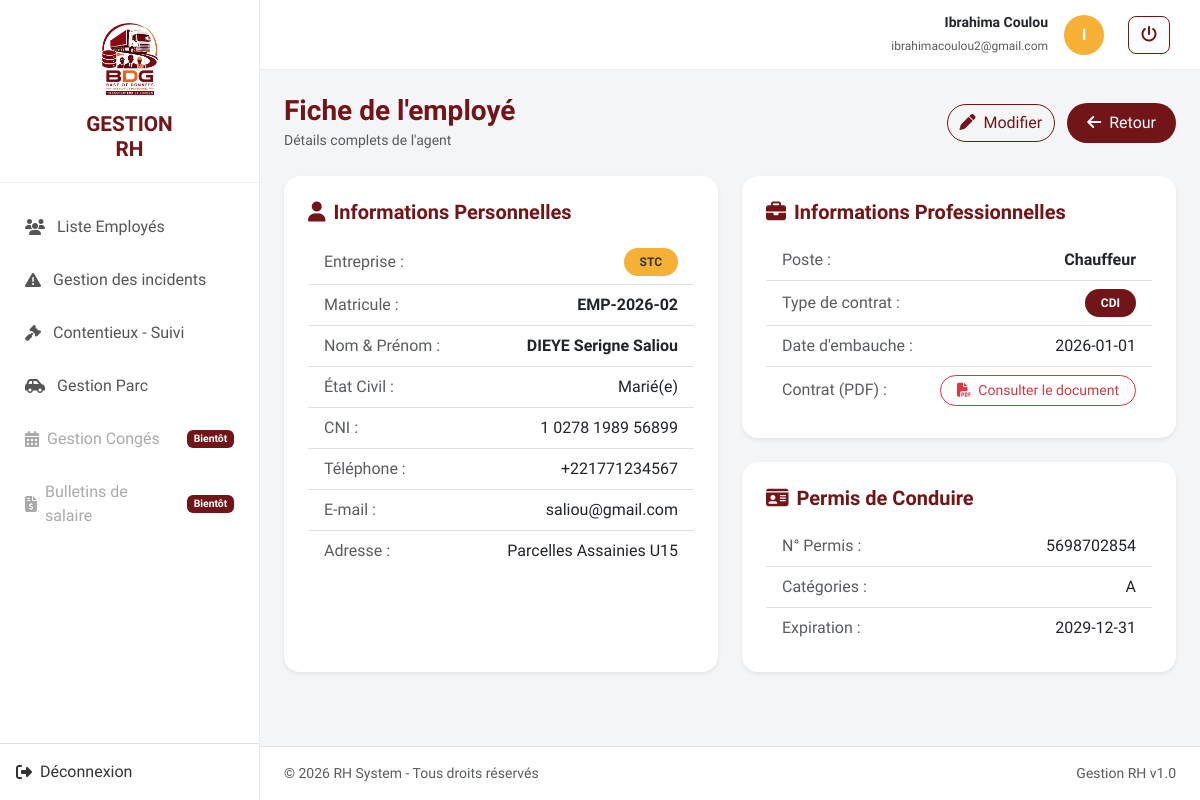
Screenshot of /gestion_personnel/index.php?action=show&id=2 (signed in) with the database file from the repository.
### tables this page shows
CREATE TABLE `employees` (
  `id` int(11) NOT NULL,
  `entreprise` varchar(50) NOT NULL DEFAULT 'STC',
  `matricule` varchar(20) NOT NULL,
  `nom` varchar(50) NOT NULL,
  `prenom` varchar(50) NOT NULL,
  `email` varchar(150) DEFAULT NULL,
  `etat_civil` varchar(50) DEFAULT NULL,
  `adresse` varchar(255) DEFAULT NULL,
  `telephone` varchar(50) DEFAULT NULL,
  `cni` varchar(50) DEFAULT NULL,
  `date_embauche` date DEFAULT NULL,
  `type_contrat` enum('CDD','CDI','Stage','Autre') NOT NULL DEFAULT 'CDI',
  `numero_permis` varchar(50) DEFAULT NULL,
  `categories_permis` varchar(50) DEFAULT NULL,
  `date_expiration_permis` date DEFAULT NULL,
  `intitule_poste` varchar(150) DEFAULT NULL,
  `contrat_pdf` varchar(255) DEFAULT NULL,
  `created_at` timestamp NOT NULL DEFAULT current_timestamp()
);

### gestion_personnel/controllers/EmployeeController.php (called while the page is built, shortened)
<?php
require_once __DIR__ . '/../config/database.php';
require_once __DIR__ . '/../models/Employee.php';
class EmployeeController {
    private $employee;
    public function __construct() {
        $database = new Database();
        $this->db = $database->getConnection();
        $this->employee = new Employee($this->db);
    }
    public function show() {
        $id = $_GET['id'] ?? null;
        $employee = $this->employee->getById($id);
        require_once __DIR__ . '/../views/employees/show.php';
    }
}

### gestion_personnel/config/database.php (called while the page is built, shortened)
<?php
class Database {
    private $host = "localhost";
    private $db_name = "gestion_personnel";
    private $username = "root";
    private $password = "";
    public function getConnection() {
        $this->conn = null;
        try {
            $this->conn = new PDO(
                "mysql:host=" . $this->host . ";dbname=" . $this->db_name . ";charset=utf8mb4",
                $this->username,
                $this->password,
                [
                    PDO::ATTR_ERRMODE => PDO::ERRMODE_EXCEPTION,
                    PDO::ATTR_DEFAULT_FETCH_MODE => PDO::FETCH_ASSOC
                ]
            );
        } catch (PDOException $exception) {
            echo "Erreur de connexion : " . $exception->getMessage();
        }
        return $this->conn;
    }
}

### gestion_personnel/models/Employee.php (called while the page is built, shortened)
<?php
class Employee {
    private $conn;
    private $table = "employees";
    public function __construct($db) {
        $this->conn = $db;
    }
    public function getById($id) {
        $query = "SELECT * FROM " . $this->table . " WHERE id = :id LIMIT 1";
        $stmt = $this->conn->prepare($query);
        $stmt->bindValue(':id', $id, PDO::PARAM_INT);
        $stmt->execute();
        return $stmt->fetch();
    }
}

### gestion_personnel/views/employees/show.php (the view)
<?php include __DIR__ . '/../layout/header.php'; ?>
<div class="d-flex justify-content-between align-items-center mb-4">
    <div>
        <h3 class="fw-bold m-0" style="color: var(--primary-color);">Fiche de l'employé</h3>
        <small class="text-muted">Détails complets de l'agent</small>
    </div>
    <div>
        <a href="index.php?action=edit&id=<?= $employee['id'] ?>" class="btn rounded-pill me-2" style="border: 1px solid var(--primary-color); color: var(--primary-color); background-color: transparent;">
            <i class="fa-solid fa-pen me-1"></i> Modifier
        </a>
        <a href="index.php" class="btn btn-custom-primary">
            <i class="fa-solid fa-arrow-left me-1"></i> Retour
        </a>
    </div>
</div>
<div class="row g-4">
    <div class="col-md-6">
        <div class="card border-0 shadow-sm rounded-4 h-100">
            <div class="card-body p-4">
                <h5 class="fw-bold mb-3" style="color: var(--primary-color);">
                    <i class="fa-solid fa-user me-2"></i>Informations Personnelles
                </h5>
                <ul class="list-group list-group-flush">
                    <li class="list-group-item d-flex justify-content-between align-items-center">
                        <span class="text-muted">Entreprise :</span>
                        <span class="badge fw-semibold px-3 py-2 rounded-pill" style="background-color: var(--accent-color); color: #333;">
                            <?= htmlspecialchars($employee['entreprise'] ?? '-') ?>
                        </span>
                    </li>
                    <li class="list-group-item d-flex justify-content-between">
                        <span class="text-muted">Matricule :</span>
                        <strong class="text-dark"><?= htmlspecialchars($employee['matricule']) ?></strong>
                    </li>
                    <li class="list-group-item d-flex justify-content-between">
                        <span class="text-muted">Nom & Prénom :</span>
                        <strong><?= htmlspecialchars($employee['nom'] . ' ' . $employee['prenom']) ?></strong>
                    </li>
                    <li class="list-group-item d-flex justify-content-between">
                        <span class="text-muted">État Civil :</span>
                        <span><?= htmlspecialchars($employee['etat_civil'] ?? '-') ?></span>
                    </li>
                    <li class="list-group-item d-flex justify-content-between">
                        <span class="text-muted">CNI :</span>
                        <span><?= htmlspecialchars($employee['cni'] ?? '-') ?></span>
                    </li>
                    <li class="list-group-item d-flex justify-content-between">
                        <span class="text-muted">Téléphone :</span>
                        <span><?= htmlspecialchars($employee['telephone'] ?? '-') ?></span>
                    </li>
                    <li class="list-group-item d-flex justify-content-between">
                        <span class="text-muted">E-mail :</span>
                        <span><?= htmlspecialchars($employee['email'] ?? '-') ?></span>
                    </li>
                    <li class="list-group-item d-flex justify-content-between">
                        <span class="text-muted">Adresse :</span>
                        <span><?= htmlspecialchars($employee['adresse'] ?? '-') ?></span>
                    </li>
                </ul>
            </div>
        </div>
    </div>
    <div class="col-md-6">
        <div class="card border-0 shadow-sm rounded-4 mb-4">
            <div class="card-body p-4">
                <h5 class="fw-bold mb-3" style="color: var(--primary-color);">
                    <i class="fa-solid fa-briefcase me-2"></i>Informations Professionnelles
                </h5>
                <ul class="list-group list-group-flush">
                    <li class="list-group-item d-flex justify-content-between">
                        <span class="text-muted">Poste :</span>
                        <strong><?= htmlspecialchars($employee['intitule_poste'] ?? '-') ?></strong>
                    </li>
                    <li class="list-group-item d-flex justify-content-between align-items-center">
                        <span class="text-muted">Type de contrat :</span>
                        <span class="badge fw-semibold px-3 py-2 rounded-pill" style="background-color: var(--primary-color); color: #ffffff;">
                            <?= htmlspecialchars($employee['type_contrat']) ?>
                        </span>
                    </li>
                    <li class="list-group-item d-flex justify-content-between">
                        <span class="text-muted">Date d'embauche :</span>
                        <span><?= htmlspecialchars($employee['date_embauche'] ?? '-') ?></span>
                    </li>
                    <li class="list-group-item d-flex justify-content-between align-items-center">
                        <span class="text-muted">Contrat (PDF) :</span>
                        <?php if (!empty($employee['contrat_pdf'])): ?>
                            <a href="uploads/contracts/<?= htmlspecialchars($employee['contrat_pdf']) ?>" target="_blank" class="btn btn-sm btn-outline-danger rounded-pill px-3">
                                <i class="fa-solid fa-file-pdf me-1"></i> Consulter le document
                            </a>
                        <?php else: ?>
                            <span class="text-muted">Aucun fichier</span>
                        <?php endif; ?>
                    </li>
                </ul>
            </div>
        </div>
        <div class="card border-0 shadow-sm rounded-4">
            <div class="card-body p-4">
                <h5 class="fw-bold mb-3" style="color: var(--primary-color);">
                    <i class="fa-solid fa-id-card me-2"></i>Permis de Conduire
                </h5>
                <ul class="list-group list-group-flush">
                    <li class="list-group-item d-flex justify-content-between">
                        <span class="text-muted">N° Permis :</span>
                        <span><?= htmlspecialchars($employee['numero_permis'] ?? '-') ?></span>
                    </li>
                    <li class="list-group-item d-flex justify-content-between">
                        <span class="text-muted">Catégories :</span>
                        <span><?= htmlspecialchars($employee['categories_permis'] ?? '-') ?></span>
                    </li>
                    <li class="list-group-item d-flex justify-content-between">
                        <span class="text-muted">Expiration :</span>
                        <span><?= htmlspecialchars($employee['date_expiration_permis'] ?? '-') ?></span>
                    </li>
                </ul>
            </div>
        </div>
    </div>
</div>
<?php include __DIR__ . '/../layout/footer.php'; ?>

### gestion_personnel/views/layout/header.php (style rules this page uses)
:root { --primary-color: #721519; --accent-color: #f6b036; --bg-light: #f8f9fa; }
body { font-family: 'Lexend', sans-serif; background-color: #f4f5f7; color: #333; }
.btn-custom-primary { background-color: var(--primary-color); color: #ffffff; border: none; border-radius: 20px; padding: 8px 20px; font-weight: 500; transition: all 0.2s; }

### rows the page displays
employees: entreprise "STC", matricule "EMP-2026-02", nom+prenom "DIEYE Serigne Saliou", etat_civil "Marié(e)", cni "1 0278 1989 56899", telephone "+221771234567", email "saliou@gmail.com", adresse "Parcelles Assainies U15", intitule_poste "Chauffeur", type_contrat "CDI", date_embauche "2026-01-01", numero_permis "5698702854", categories_permis "A", date_expiration_permis "2029-12-31"

### other values shown
$_SESSION['user_nom'] "Ibrahima Coulou"
$_SESSION['user_email'] "ibrahimacoulou2@gmail.com"
substr($_SESSION['user_nom'] ?? 'A', 0, 1) "I"
